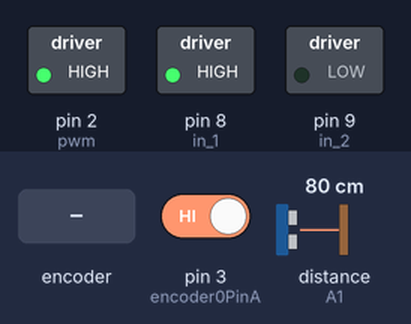
Recording of a sketch running on a simulated Arduino Uno, built with avr-gcc and run on an emulated ATmega328P. Shown: switched loads named in the sketch (green lamp = pin HIGH). The inputs (shaded band) are chosen by the test bench; at power-on: pin 3 (encoder0PinA) HIGH, distance to the obstacle (sensor on A1) 80 cm. The echo pulse lasts 58.3 µs per cm; pins used as bus, display or sensor lines are not drawn; what the sketch prints to the serial monitor is not drawn.

Above: at 1.2 s.
1.3 s: rotary encoder on pin 3 (encoder0PinA) / pin 4 (encoder0PinB) turned 1 step (first pin leading)
Timing chart, 0 to 4.3 s (numbered marks = the images above; inputs shaded):
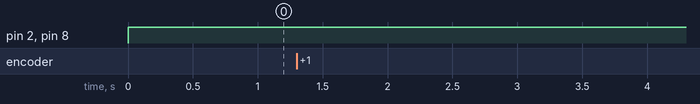

The sketch:

motorandusensor.ino
```cpp
const int wheel_d = 60;           // Wheel diameter (mm)
const float wheel_c = PI * wheel_d; // Wheel circumference (mm)
const int counts_per_rev = 1920;   // (8 pairs N-S) * (120:1 gearbox) * (2 falling/rising edges)
const float count_to_dist = (wheel_c / counts_per_rev) ; // (1 tick = mm)

const int pwm = 2 ;  //initializing pin 2 as pwm
const int in_1 = 8 ;
const int in_2 = 9 ;

int dist; //motor dist
int encoder0PinA = 3;
int encoder0PinB = 4;
int encoder0Pos = 0;

const int trigPin = A0;
const int echoPin = A1;
// defines variables
long duration;
int distance; //usensor dist

void setup() {
  // put your setup code here, to run once:
  pinMode(pwm,OUTPUT) ;   //we have to set PWM pin as output
  pinMode(in_1,OUTPUT) ;  //Logic pins are also set as output
  pinMode(in_2,OUTPUT) ;

  pinMode (encoder0PinA, INPUT);
  pinMode (encoder0PinB, INPUT);

  pinMode(trigPin, OUTPUT); // Sets the trigPin as an Output
  pinMode(echoPin, INPUT); // Sets the echoPin as an Input

  Serial.begin (9600);
  attachInterrupt(digitalPinToInterrupt(encoder0PinA), count, CHANGE);

}

void loop() {
  // put your main code here, to run repeatedly:
  //sens();
  drive();
  //sens();
}

void drive(){
//Serial.println("drive");
  //sens();
  digitalWrite(in_1,HIGH) ;
  digitalWrite(in_2,LOW) ;
  analogWrite(pwm,160) ;
  delay(1000) ;

//For brake
//  digitalWrite(in_1,HIGH) ;
//  digitalWrite(in_2,HIGH) ;
//delay(500) ;
}

void count() {
  encoder0Pos++;
  dist = (encoder0Pos * count_to_dist ); //distance in mm
  Serial.print(encoder0Pos);
  Serial.print("  Distance: ");
  Serial.println(dist);
  sens();
}

void sens(){
    digitalWrite(trigPin, LOW);
  delayMicroseconds(2);
  // Sets the trigPin on HIGH state for 10 micro seconds
  digitalWrite(trigPin, HIGH);
  delayMicroseconds(10);
  digitalWrite(trigPin, LOW);
  // Reads the echoPin, returns the sound wave travel time in microseconds
  duration = pulseIn(echoPin, HIGH); //returns length of pulse going from low to high
  // Calculating the distance
  distance= duration*0.034/2;
  // Prints the distance on the Serial Monitor
  Serial.print("Sensor Distance: ");
  Serial.println(distance);
}
```

Measured:
- after the input at 1.3 s, every drawn part: stays the same
